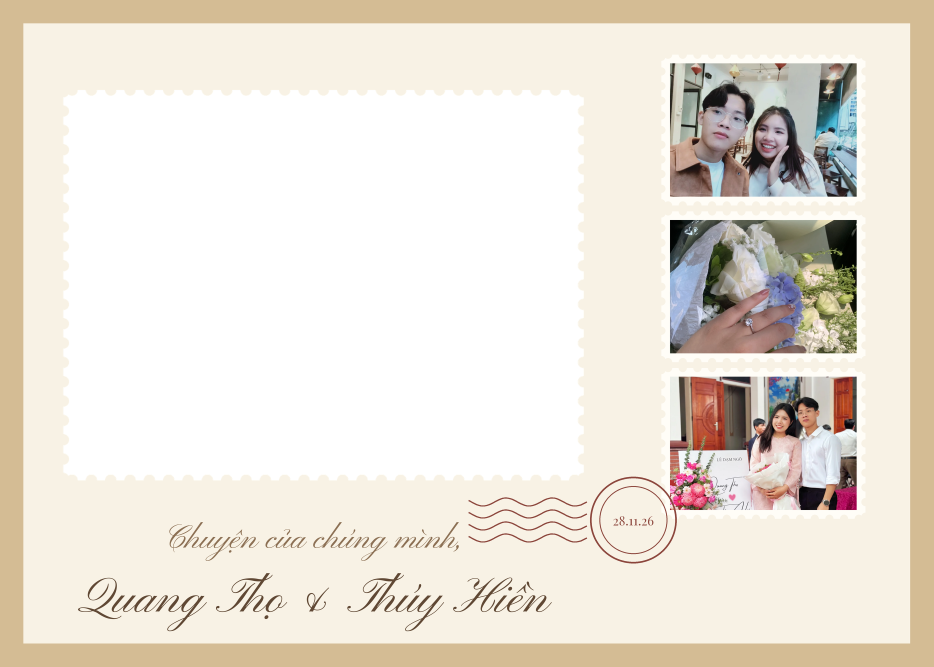
#> input picture assets/frames/personal/group/group_14.png, 2800 x 2000 px, given in place of groom_cutout.png, which was not available (shown at 1/3 size)
$ python generate_group_concepts.py
#> lines starting #> are read from the running program, lines starting #| are printed output that depends on the picture; after the words box and inside, x2 and y2 are one past the last pixel; in counts of white or black regions, pixels touching at a corner belong together
### scripts/generate_standard_concepts.py
#!/usr/bin/env python3
"""Concept frames for the personal "standard" layout (880x2650, 2 photo slots).

Used by generate_group_concepts.py (same ideas tab, same --publish workflow).
The default photo slots of FrameData.standard are (40,40,800,600) and
(40,660,800,600). A concept may return (canvas, slots) to place the photos
elsewhere: the slots (4:3, bleed included) are then written to data.json as
`slots` on publish, and the transparent holes must stay inside them.
"""
import math
import random
import sys
from functools import partial
from pathlib import Path

from PIL import Image, ImageDraw, ImageFilter

sys.path.insert(0, str(Path(__file__).resolve().parent))
import generate_group_concepts as gc  # noqa: E402
import generate_personal_frames as g  # noqa: E402

SS = g.SS
W, H = 880, 2650
SLOTS = [(40, 40, 800, 600), (40, 660, 800, 600)]
HOLES = [(60, 60, 760, 560), (60, 680, 760, 560)]
SAMPLE_PHOTOS = ["album_1.webp", "album_5.webp"]  # stand-ins for the guests' photos
PLAYFAIR, PINYON = gc.PLAYFAIR, gc.PINYON
DECOR = gc.DECOR


def S(v):
    return round(v * SS)


def canvas(color):
    return Image.new("RGBA", (S(W), S(H)), tuple(color) + (255,))


# [5 lines left out: function rr, not called in this run]


def punch(cv, mask):
    cv.putalpha(Image.composite(Image.new("L", cv.size, 0), cv.getchannel("A"), mask))


def holes_mask(radius=36):
    mask = Image.new("L", (S(W), S(H)), 0)
    d = ImageDraw.Draw(mask)
    for x, y, w, h in HOLES:
        d.rounded_rectangle((S(x), S(y), S(x + w), S(y + h)), S(radius), fill=255)
    return mask


def text_mid(d, text, cx, cy, path, size, fill):
    d.text((S(cx), S(cy)), text, font=g.font(path, size), fill=fill, anchor="mm")


# [4 lines left out: function spaced_mid, not called in this run]


def paste_cover(cv, name, box, mask, focus=(0.5, 0.5)):
    x, y, w, h = box
    base = g.INVITATION / "images" / name
    photo = gc.cover_focus(Image.open(base).convert("RGB"), S(w), S(h), *focus).convert("RGBA")
    layer = Image.new("RGBA", cv.size, (0, 0, 0, 0))
    layer.paste(photo, (S(x), S(y)))
    layer.putalpha(Image.composite(layer.getchannel("A"), Image.new("L", cv.size, 0), mask))
    cv.alpha_composite(layer)


def perforate(d, box, r, step, fill):
    x, y, w, h = box
    for i in range(int(w // step) + 1):
        cx = x + i * step + (w % step) / 2
        for cy in (y, y + h):
            d.ellipse((S(cx - r), S(cy - r), S(cx + r), S(cy + r)), fill=fill)
    for j in range(int(h // step) + 1):
        cy = y + j * step + (h % step) / 2
        for cx in (x, x + w):
            d.ellipse((S(cx - r), S(cy - r), S(cx + r), S(cy + r)), fill=fill)


# ------------------------------------------------------------------ concepts
INK, PAPER, PM = (96, 72, 52, 255), (248, 242, 229, 255), (140, 70, 60, 255)


def _postcard_base():
    """Kraft background, cream card, the two photo holes with stamp perforations."""
    cv = canvas((212, 188, 148))
    d = ImageDraw.Draw(cv)
    d.rectangle((S(34), S(34), S(W - 34), S(H - 34)), fill=PAPER)
    punch(cv, holes_mask(4))
    d = ImageDraw.Draw(cv)
    for hx, hy, hw, hh in HOLES:
        perforate(d, (hx, hy, hw, hh), 12, 44, PAPER)
    inner = Image.new("L", cv.size, 0)
    di = ImageDraw.Draw(inner)
    for hx, hy, hw, hh in HOLES:
        di.rounded_rectangle((S(hx + 12), S(hy + 12), S(hx + hw - 12), S(hy + hh - 12)), S(4), fill=255)
    punch(cv, inner)
    return cv


def _stamp(cv, photo, box, focus=(0.5, 0.5), border=28, step=42):
    """A perforated stamp holding a photo."""
    x, y, w, h = box
    d = ImageDraw.Draw(cv)
    d.rectangle((S(x - border), S(y - border), S(x + w + border), S(y + h + border)), fill=(255, 253, 247, 255))
    sm = Image.new("L", cv.size, 0)
    ImageDraw.Draw(sm).rectangle((S(x), S(y), S(x + w), S(y + h)), fill=255)
    paste_cover(cv, photo, box, sm, focus)
    d = ImageDraw.Draw(cv)
    perforate(d, (x - border, y - border, w + 2 * border, h + 2 * border), 12, step, PAPER)


# [8 lines left out: function _postmark, not called in this run]


def s_postcard(photo="couple/banner_left.webp"):
    """Bưu thiếp dọc: hai ảnh viền tem, tem cặp đôi lớn ở dưới, dấu bưu điện."""
    cv = _postcard_base()
    _stamp(cv, photo, (150, 1340, 580, 800))
    _postmark(cv, 690, 1340)
    d = ImageDraw.Draw(cv)
    text_mid(d, "Gửi bạn,", 440, 2290, PINYON, 90, INK)
    text_mid(d, g.NAMES, 440, 2420, PINYON, 78, INK)
    spaced_mid(d, "28 . 11 . 2026", 440, 2530, PLAYFAIR, 30, (140, 112, 84, 255), 12)
    return cv


# [35 lines left out: functions s_postcard_stamps, s_diagonal, not called in this run]


def s_film(photo="couple/banner_left.webp", focus=(0.5, 0.5)):
    """Dải phim: hai ảnh là hai khung phim, khung thứ ba là ảnh cặp đôi."""
    return s_film_frames([(photo, (60, 1310, 760, 1000), focus)])


# [23 lines left out: function s_film_frames, not called in this run]


# ------------------------------------------------------ tờ lịch bloc ngày cưới
# Lịch bloc in bằng Times: font hệ thống của macOS, có đủ dấu tiếng Việt.
SYS_FONTS = Path("/System/Library/Fonts/Supplemental")
TIMES = SYS_FONTS / "Times New Roman.ttf"
TIMES_B = SYS_FONTS / "Times New Roman Bold.ttf"
TIMES_I = SYS_FONTS / "Times New Roman Italic.ttf"
TIMES_BI = SYS_FONTS / "Times New Roman Bold Italic.ttf"
RED, BLACK = (196, 30, 42, 255), (34, 31, 29, 255)
NEWSPRINT, BINDING = (247, 243, 233, 255), (122, 22, 30, 255)
# Âm lịch 28/11/2026, đối chiếu xemlicham.com và ngaydep.com. Các trang không
# thống nhất ngày này tốt hay xấu, nên tờ lịch không ghi gì về chuyện đó.
LUNAR = ["Ngày Bính Ngọ", "Tháng Kỷ Hợi", "Năm Bính Ngọ", "Tiết Tiểu tuyết"]
GIO_HOANG_DAO = "Tý · Sửu · Mão · Ngọ · Thân · Dậu"
# Ảnh khách nằm giữa tờ lịch (render 4:3, lỗ trong suốt lùi vào 20px).
CAL_SLOTS = [(50, 830, 780, 585), (50, 1440, 780, 585)]


# [65 lines left out: functions _spaced, _rule, _calendar_page, _photo_wells, _round_photo, not called in this run]


COUPLE_ROUND = ("gallery/album_10.webp", (0.335, 0.25, 0.695, 0.75))  # hai bạn cùng cười


# [45 lines left out: functions _lunar_footer, _calendar_header, s_lich_bloc, not called in this run]


# Biến thể: số 28 khổng lồ làm nền, hai ảnh như ảnh in dán băng keo lên tờ lịch.
TAPED_SLOTS = [(170, 520, 680, 510), (30, 1480, 680, 510)]


# [52 lines left out: functions _tape, s_lich_bloc_nen, not called in this run]


STANDARD_CONCEPTS = [
    ("S1_buu_thiep", "Bưu thiếp dọc", "Hai ảnh viền tem răng cưa, tem cặp đôi lớn ở dưới, dấu bưu điện, lời 'Gửi bạn'.", s_postcard,
     {"file": "standard_3.png", "category": (104, "Bưu Thiếp")}),
    ("S2_cat_cheo", "Poster cắt chéo dọc", "Ảnh cặp đôi ở dưới cắt chéo với đường vàng, tên và ngày trên nền tối.", s_diagonal,
     {"file": "standard_4.png", "category": (105, "Poster Chéo")}),
    ("S3_dai_phim", "Dải phim", "Hai ảnh là hai khung phim, khung thứ ba là ảnh cặp đôi, có số khung và mũi tên.", s_film,
     {"file": "standard_5.png", "category": (106, "Dải Phim")}),
    # --- Phiên bản dùng ảnh khác trong wedding-invitation (chờ duyệt).
    ("V05_buu_thiep_hon", "Bưu thiếp dọc · ảnh nụ hôn", "Tem lớn dùng ảnh nụ hôn dưới voan.",
     partial(s_postcard, photo="gallery/album_15.webp"), {"file": "standard_6.png", "category": (104, "Bưu Thiếp")}),
    ("V06_buu_thiep_no", "Bưu thiếp dọc · ảnh đọc thư", "Tem lớn dùng ảnh hai người đọc thiệp bên chiếc nơ.",
     partial(s_postcard, photo="gallery/album_14.webp"), {"file": "standard_7.png", "category": (104, "Bưu Thiếp")}),
    ("V07_cheo_banner", "Poster chéo dọc · ảnh sóng đôi", "Poster chéo dùng ảnh hai người sóng đôi (bản khác).",
     partial(s_diagonal, photo="couple/banner_right.webp"), {"file": "standard_8.png", "category": (105, "Poster Chéo")}),
    ("V08_cheo_bac_thang", "Poster chéo dọc · ảnh bậc thang", "Poster chéo dùng ảnh hai người trên bậc thang đá.",
     partial(s_diagonal, photo="gallery/album_4.webp"), {"file": "standard_9.png", "category": (105, "Poster Chéo")}),
    ("V09_phim_no", "Dải phim · ảnh nơ lớn", "Khung phim thứ ba dùng ảnh cụng ly bên chiếc nơ.",
     partial(s_film, photo="couple/bank_cover.webp"), {"file": "standard_10.png", "category": (106, "Dải Phim")}),
    ("V10_phim_vom", "Dải phim · ảnh cổng vòm", "Khung phim thứ ba dùng ảnh nắm tay trước cổng vòm.",
     partial(s_film, photo="gallery/album_6.webp"), {"file": "standard_11.png", "category": (106, "Dải Phim")}),
    # --- Phiên bản dùng thêm ảnh còn lại trong wedding-invitation (chờ duyệt).
    ("V12_buu_thiep_doi", "Bưu thiếp dọc · tem chú rể & cô dâu", "Hai tem chân dung: chú rể bên trái, cô dâu bên phải.",
     partial(s_postcard_stamps, [
         ("couple/groom.webp", (95, 1380, 330, 560), (0.55, 0.15)),
         ("couple/bride.webp", (455, 1380, 330, 560), (0.62, 0.15)),
     ], "Gửi bạn,", text_y=2200), {"file": "standard_13.png", "category": (104, "Bưu Thiếp")}),
    ("V13_cheo_co_dau", "Poster chéo dọc · cô dâu", "Poster chéo dùng ảnh cô dâu cầm hoa giữa vườn.",
     partial(s_diagonal, photo="gallery/album_7.webp", focus=(0.5, 0.2)), {"file": "standard_14.png", "category": (105, "Poster Chéo")}),
    ("V14_cheo_khan_voan", "Poster chéo dọc · cô dâu che voan", "Poster chéo dùng ảnh cô dâu dưới voan.",
     partial(s_diagonal, photo="gallery/album_13.webp", focus=(0.5, 0.2)), {"file": "standard_15.png", "category": (105, "Poster Chéo")}),
    ("V15_phim_ngang_doi", "Dải phim · hai khung ngang", "Hai khung phim ngang cuối: hai ảnh cặp đôi trong vườn.",
     partial(s_film_frames, [
         ("gallery/album_8.webp", (60, 1310, 760, 480), (0.5, 0.5)),
         ("gallery/album_16.webp", (60, 1830, 760, 480), (0.5, 0.5)),
     ]), {"file": "standard_16.png", "category": (106, "Dải Phim")}),
    ("V16_phim_chan_dung", "Dải phim · ảnh cô dâu bên đài phun nước", "Khung phim cuối dùng ảnh cô dâu bên đài phun nước.",
     partial(s_film, photo="gallery/album_2.webp", focus=(0.5, 0.3)), {"file": "standard_17.png", "category": (106, "Dải Phim")}),
    # --- Tờ lịch bloc ngày cưới (chờ duyệt): ảnh khách nằm giữa tờ, publish kèm `slots`.
    ("W1_lich_bloc", "Tờ lịch bloc 28", "Tờ lịch xé đúng ngày cưới: số 28 đỏ, thứ Bảy, âm lịch 20 tháng Mười, giờ Thân khai tiệc, nên/kỵ và câu ca dao.",
     s_lich_bloc, {"file": "standard_18.png", "category": (107, "Lịch Bloc")}),
    ("W2_lich_bloc_nen", "Tờ lịch bloc · 28 làm nền", "Biến thể: số 28 khổng lồ xếp dọc làm nền, hai ảnh như ảnh in dán băng keo lên tờ lịch.",
     s_lich_bloc_nen, {"file": "standard_19.png", "category": (107, "Lịch Bloc")}),
    # --- Biến thể tờ lịch dùng ảnh khác trong wedding-invitation (chờ duyệt).
    ("X1_lich_nu_hon", "Tờ lịch bloc · ảnh nụ hôn dưới voan", "Ảnh tròn là khoảnh khắc chú rể hôn má cô dâu dưới tấm voan.",
     partial(s_lich_bloc, couple=("gallery/album_15.webp", (0.2, 0.18, 0.8, 0.56))), {"file": "standard_20.png", "category": (107, "Lịch Bloc")}),
    ("X3_lich_nen_voan", "Tờ lịch · 28 làm nền · ảnh cô dâu che voan", "Bản số 28 làm nền, ảnh tròn dùng ảnh cô dâu cười dưới voan bên chú rể.",
     partial(s_lich_bloc_nen, couple=("couple/banner_right.webp", (0.15, 0.16, 0.85, 0.54))), {"file": "standard_21.png", "category": (107, "Lịch Bloc")}),
]


# [8 lines left out: function preview, not called in this run]

### scripts/generate_group_concepts.py
#!/usr/bin/env python3
"""Generate concept group frames (2800x2000) to review before choosing one.

Usage: python3 scripts/generate_group_concepts.py [--publish] [out_dir]   (default build/frame_concepts)
  --publish also installs the concepts that have publish metadata as real frames
  in assets/frames/personal/group/ and registers them in data.json.

Workflow: after a batch is reviewed, give the approved concepts a publish dict
(file, category, slot) and run with --publish: they become real frames and leave
the ideas tab. Delete the unapproved ones -- their function, their CONCEPTS entry
and, on the next run, their generated files.

For every concept it writes <name>_frame.png (the real transparent frame) and
<name>_preview.jpg (a sample photo placed under the frame), plus an index.html
to browse them on a phone. Nothing is registered in the app.
Reuses the helpers of generate_personal_frames.py.
"""
import math
import sys
from functools import partial
from pathlib import Path

from PIL import Image, ImageChops, ImageDraw, ImageFilter, ImageFont

sys.path.insert(0, str(Path(__file__).resolve().parent))
import generate_personal_frames as g  # noqa: E402

SS = g.SS
W, H = g.GROUP_SIZE
FONTS = g.INVITATION / "fonts"
PLAYFAIR = FONTS / "Playfair_Display" / "PlayfairDisplay-Regular.ttf"
PINYON = FONTS / "Pinyon_Script" / "PinyonScript-Regular.ttf"
CORINTHIA = FONTS / "Corinthia" / "Corinthia-Regular.ttf"
DECOR = g.INVITATION / "images" / "decor"
SAMPLE_PHOTO = g.INVITATION / "images" / "gallery" / "album_1.webp"  # stand-in group photo


def S(v):
    return round(v * SS)


def new_canvas(color):
    return Image.new("RGBA", (S(W), S(H)), tuple(color) + (255,))


def text_mid(draw, text, cx, cy, path, size, fill):
    draw.text((S(cx), S(cy)), text, font=g.font(path, size), fill=fill, anchor="mm")


# [88 lines left out: functions spaced_mid, punch, rrect_mask, shadow, figures, outline and 1 more, not called in this run]


# ----------------------------------------------- concepts with the couple together
IMAGES = g.INVITATION / "images"


# [125 lines left out: functions cover_focus, paste_photo, perforate, c_diagonal, c_diag_split, _diagonal_card and 1 more, not called in this run]


# ------------------------------------------------------ bản tin trực tiếp HỶ TV
PHUDU_B = FONTS / "Phudu" / "Phudu-Bold.ttf"
BE_VN = FONTS / "Be_Vietnam_Pro" / "BeVietnamPro-Regular.ttf"
SONGTI = Path("/System/Library/Fonts/Supplemental/Songti.ttc")  # chữ 囍 (font hệ thống macOS)
# Ảnh khách 4:3 phủ kín chiều cao khung; hai dải đen mỏng hai bên như TV phát hình 4:3.
TV_SLOT = [66.67, 0, 2666.67, 2000]
TV_LEFT, TV_RIGHT = TV_SLOT[0] + 20, TV_SLOT[0] + TV_SLOT[2] - 20  # vùng trong suốt
TV_WINE, TV_MOSS, TV_DEEP = (150, 30, 42, 255), (54, 69, 47, 238), (28, 37, 26, 245)
TV_GOLD, TV_PAPER, TV_INK, TV_WHITE = (214, 190, 140, 255), (250, 247, 240, 246), (30, 32, 28, 255), (255, 255, 255, 255)
TV_HEADLINE = "THỌ – HIỀN CHÍNH THỨC VỀ CHUNG MỘT NHÀ"
TV_SUBLINE = "Trực tiếp từ Thiết Trụ, Mễ Sở · Khách mời có mặt đông đủ"
TV_TICKER = ("Chú rể xác nhận: từ nay trong nhà có sếp", "Dự báo: độ ẩm hạnh phúc 100%",
             "Ban tổ chức khuyến cáo: không về sớm")
TV_PIP = ("couple/bank_cover.webp", (0.06, 0.17, 0.94, 0.64))  # kính râm, sâm panh, chiếc nơ
TICKER_Y, TICKER_H = 1872, 128
# Bản in khung nhóm chỉ rộng 10 cm (27.6 px/mm): chữ nhỏ nhất ~54 px (≈2 mm).


# [5 lines left out: function _over, not called in this run]


def _bar(cv, box, fill):
    x, y, w, h = box
    _over(cv, lambda d: d.rectangle((S(x), S(y), S(x + w), S(y + h)), fill=fill))


# [16 lines left out: function _label, not called in this run]


def _text_width(text, path, size):
    return ImageDraw.Draw(Image.new("L", (1, 1))).textlength(text, font=g.font(path, size)) / SS


# [91 lines left out: functions _hy_glyph, _live_badge, _pip, _lower_third, _ticker, c_hy_tv, not called in this run]


CONCEPTS = [
    ("05_buu_thiep", "Bưu thiếp", "Viền tem răng cưa, dấu bưu điện ngày cưới, lời 'Gửi bạn'.", c_postcard,
     {"file": "group_4.png", "category": (104, "Bưu Thiếp"), "slot": [570, 277.5, 1560, 1170]}),
    ("10_cat_cheo", "Poster cắt chéo", "Ảnh cặp đôi cắt chéo bên trái, thẻ ảnh nhóm nghiêng đè lên đường chéo.", c_diagonal,
     {"file": "group_5.png", "category": (105, "Poster Chéo"), "slot": [1178, 386, 1504, 1128]}),
    ("12_buu_thiep_tem", "Bưu thiếp + tem cặp đôi", "Biến thể của bưu thiếp đã duyệt: ảnh nhóm lớn bên trái, tem có ảnh cặp đôi bên phải.", c_postcard_stamp,
     {"file": "group_6.png", "category": (104, "Bưu Thiếp"), "slot": [160, 247.5, 1620, 1215]}),
    # --- Phiên bản dùng ảnh khác trong wedding-invitation (chờ duyệt).
    ("V01_cheo_ban_cuoi", "Poster chéo · ảnh khăn voan", "Poster chéo với ảnh cặp đôi dưới voan trong vườn.",
     partial(c_diagonal, photo="gallery/album_12.webp"), {"file": "group_7.png", "category": (105, "Poster Chéo"), "slot": [1178, 386, 1504, 1128]}),
    ("V02_cheo_no", "Poster chéo · ảnh nơ lớn", "Poster chéo với ảnh cụng ly bên chiếc nơ lớn.",
     partial(c_diagonal, photo="couple/bank_cover.webp"), {"file": "group_8.png", "category": (105, "Poster Chéo"), "slot": [1178, 386, 1504, 1128]}),
    ("V03_tem_can_canh", "Bưu thiếp tem · ảnh cận cảnh", "Tem cặp đôi dùng ảnh cận cảnh hai người cười.",
     partial(c_postcard_stamp, photo="gallery/album_9.webp"), {"file": "group_9.png", "category": (104, "Bưu Thiếp"), "slot": [160, 247.5, 1620, 1215]}),
    ("V04_tem_doc_thu", "Bưu thiếp tem · ảnh đọc thư", "Tem cặp đôi dùng ảnh hai người đọc thiệp bên chiếc nơ.",
     partial(c_postcard_stamp, photo="gallery/album_14.webp"), {"file": "group_10.png", "category": (104, "Bưu Thiếp"), "slot": [160, 247.5, 1620, 1215]}),
    # --- Phiên bản dùng thêm ảnh còn lại trong wedding-invitation (chờ duyệt).
    ("V17_cheo_hai_chan_dung", "Poster chéo · hai chân dung", "Dải chéo chia đôi: chú rể bên trái, cô dâu bên phải.",
     c_diag_split, {"file": "group_11.png", "category": (105, "Poster Chéo"), "slot": [1178, 386, 1504, 1128]}),
    ("V18_cheo_doi_dung", "Poster chéo · ảnh đứng đối diện", "Poster chéo với ảnh chú rể và cô dâu đứng đối diện nhau.",
     partial(c_diagonal, photo="gallery/album_11.webp", focus=(0.5, 0.3)), {"file": "group_12.png", "category": (105, "Poster Chéo"), "slot": [1178, 386, 1504, 1128]}),
    ("V19_cheo_co_dau", "Poster chéo · ảnh cô dâu", "Poster chéo với ảnh cô dâu cầm hoa trong vườn.",
     partial(c_diagonal, photo="gallery/album_7.webp", focus=(0.5, 0.2)), {"file": "group_13.png", "category": (105, "Poster Chéo"), "slot": [1178, 386, 1504, 1128]}),
    ("V21_tem_ben_phun_nuoc", "Bưu thiếp tem · ảnh bên đài phun nước", "Tem cặp đôi dùng ảnh cô dâu bên đài phun nước.",
     partial(c_postcard_stamp, photo="gallery/album_2.webp"), {"file": "group_15.png", "category": (104, "Bưu Thiếp"), "slot": [160, 247.5, 1620, 1215]}),
    # --- Bản tin trực tiếp HỶ TV (chờ duyệt): ảnh khách phủ kín khung, publish kèm "slot": TV_SLOT.
    ("T1_hy_tv", "Bản tin trực tiếp HỶ TV", "Ảnh khách phủ kín khung như cảnh đang lên sóng: nhãn TRỰC TIẾP, logo HỶ TV, thanh TIN NÓNG, chữ chạy, ô 'Nhân vật chính' ở góc dưới.",
     c_hy_tv, {"file": "group_16.png", "category": (108, "Bản Tin"), "slot": TV_SLOT}),
    ("T2_hy_tv_pip_tren", "HỶ TV · nhân vật chính góc trên", "Biến thể: ô 'Nhân vật chính' to ở góc phải trên kiểu màn hình chia đôi, logo kênh ở nhãn chữ chạy.",
     partial(c_hy_tv, pip_top=True), {"file": "group_17.png", "category": (108, "Bản Tin"), "slot": TV_SLOT}),
    # --- Biến thể HỶ TV dùng ảnh khác trong wedding-invitation (chờ duyệt).
    ("Y1_tv_doc_loi_the", "HỶ TV · ảnh đọc lời thề", "Ô 'Nhân vật chính' dùng ảnh hai người đọc lời thề bên chiếc nơ.",
     partial(c_hy_tv, pip=("gallery/album_14.webp", (0.06, 0.17, 0.94, 0.64))), {"file": "group_18.png", "category": (108, "Bản Tin"), "slot": TV_SLOT}),
    ("Y2_tv_nu_hon", "HỶ TV góc trên · ảnh nụ hôn dưới voan", "Ô lớn góc trên dùng ảnh chú rể hôn má cô dâu dưới tấm voan.",
     partial(c_hy_tv, pip_top=True, pip=("gallery/album_15.webp", (0.05, 0.15, 0.95, 0.62))), {"file": "group_19.png", "category": (108, "Bản Tin"), "slot": TV_SLOT}),
]


# [121 lines left out: functions preview, publish, main, not called in this run]


if __name__ == "__main__":
    main()
#> in main, groom is the input picture: PIL image 2800x2000 RGBA; mean R, G, B, A 153, 146, 135, 173.8
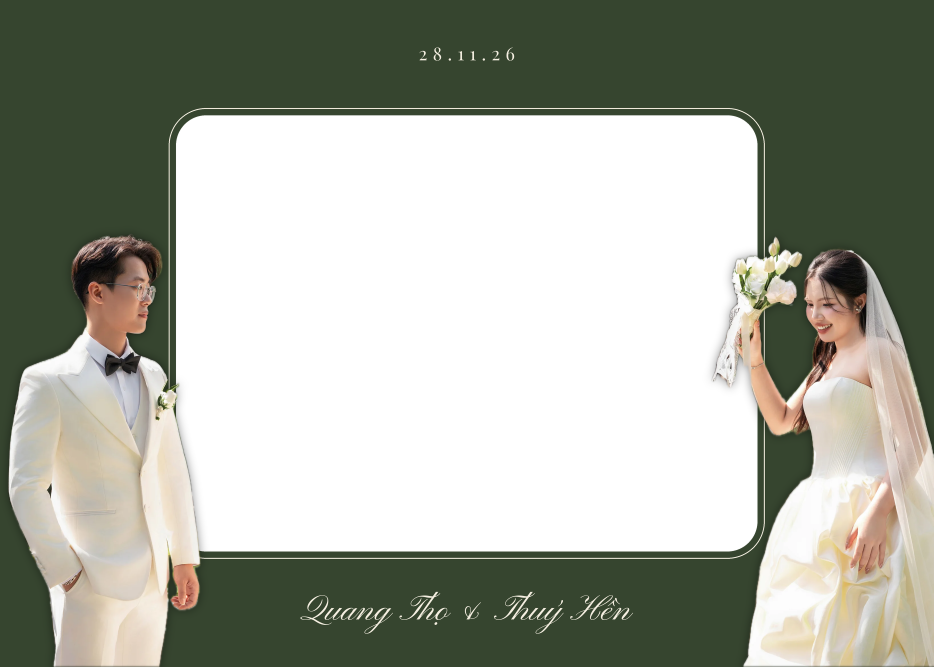
#> input picture assets/frames/personal/group/group_custom_1.png, 2800 x 2000 px, given in place of bride_cutout.png, which was not available (shown at 1/3 size)
#> in main, bride is the input picture: PIL image 2800x2000 RGBA; mean R, G, B, A 61.8, 65.3, 53.5, 153.6
#> in _postcard_base, `cv = canvas((212, 188, 148))`:
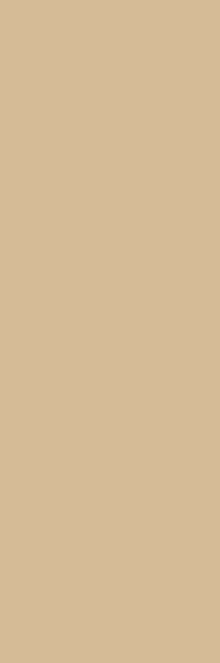
#> cv: PIL image 1760x5300 RGBA (shown at 1/8 size); mean R, G, B, A 212, 188, 148, 255
#> in punch, `cv.putalpha(Image.composite(Image.new("L", cv.size, 0), cv.getchannel(..`:
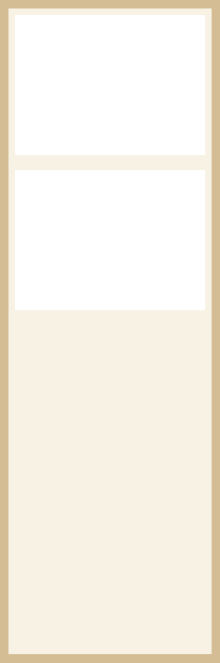
#> cv: PIL image 1760x5300 RGBA (shown at 1/8 size); mean R, G, B, A 244.4, 236.6, 220.9, 161.8; transparent parts drawn white
#> in _stamp, `ImageDraw.Draw(sm).rectangle((S(x), S(y), S(x + w), S(y + h)), fill=255)`:
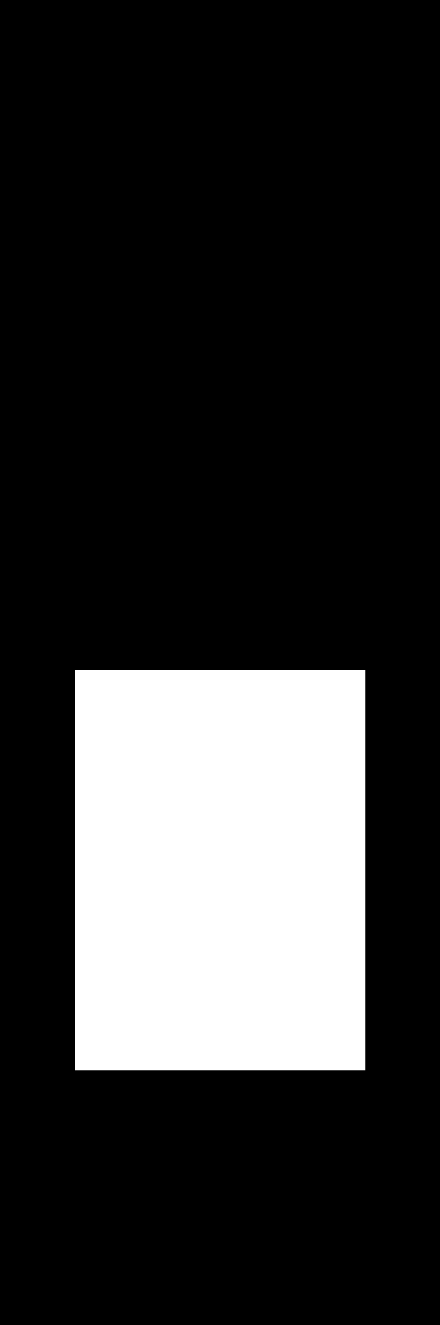
#> sm: PIL image 1760x5300 L (shown at 1/4 size); 19.9% white; 1 white region, box (x1, y1, x2, y2) and area: (300, 2680, 1461, 4281) 1858761
#> (the run stopped early here; a loop or call above may not have finished)
